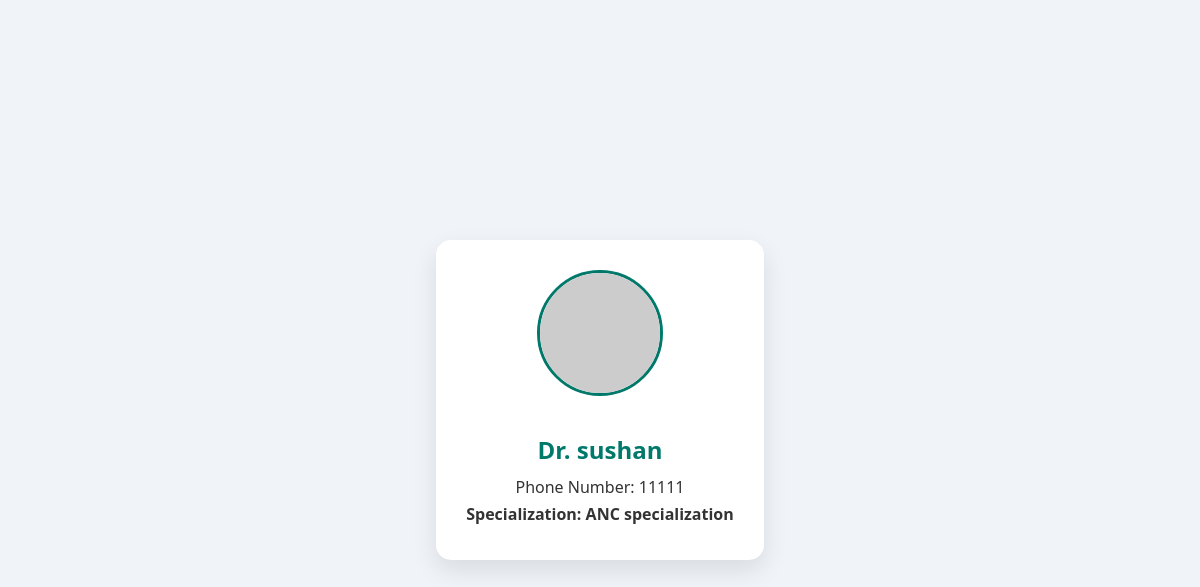
Screenshot of /accounts/doctor-details/5/ with the database file from the repository.
### accounts/models.py (models this page shows, shortened)
class DoctorProfile(models.Model):
    user = models.OneToOneField(Customuser, on_delete=models.CASCADE)
    department = models.CharField(max_length=100)
    specialization = models.TextField()

class Customuser(AbstractBaseUser):
    phone_number = models.CharField(max_length=50, unique=True)
    first_name = models.CharField(max_length=50)
    is_superuser = models.BooleanField(default=False)
    is_patient = models.BooleanField(default=False)
    is_doctor =  models.BooleanField(default=False)
    role = models.CharField(max_length=50)
    is_staff = models.BooleanField(default=False)
    is_active = models.BooleanField(default=True)
    is_admin = models.BooleanField(default=False)
    objects = MyUserManager()
    USERNAME_FIELD = "phone_number"
    REQUIRED_FIELDS = ["first_name"]

### accounts/views/patient_views.py (the view)
# urls.py: path('doctor-details/<pk>/', DoctorDetailsView.as_view(), name='doctor_details'),
class DoctorDetailsView(DetailView):
    model = DoctorProfile
    def get_context_data(self, **kwargs):
        context = super().get_context_data(**kwargs)
        return context

### accounts/templates/accounts/doctorprofile_detail.html (shortened to what this page needs)
<!DOCTYPE html>
<html lang="en">
<head>
</head>
<body>
  <div class="profile-card">
    {% if object.photo %}
      <img src="{{ object.photo.url }}" alt="Doctor Profile Photo">
    {% else %}
      <img src="https://via.placeholder.com/120" alt="Default Profile Photo">
    {% endif %}
    <h1>{{ object.user.first_name }}</h1>
    <p>Phone Number: {{ object.user.phone_number }}</p>
    <p class="specialization">Specialization: {{ object.specialization }}</p>
  </div>
</body>
</html>

### accounts/templates/accounts/doctorprofile_detail.html (style rules this page uses)
body { font-family: 'Segoe UI', Tahoma, Geneva, Verdana, sans-serif; background: #f0f4f8; display: flex; justify-content: center; align-items: center; min-height: 100vh; margin: 0; }
.profile-card { background: white; padding: 30px; border-radius: 15px; box-shadow: 0 10px 25px rgba(0, 0, 0, 0.1); max-width: 400px; text-align: center; animation: fadeIn 1s ease; }
.profile-card img { width: 120px; height: 120px; border-radius: 50%; object-fit: cover; border: 3px solid #00796b; margin-bottom: 15px; }
.profile-card h1 { font-size: 24px; color: #00796b; margin-bottom: 10px; }
.profile-card p { font-size: 16px; margin: 5px 0; color: #333; }
.specialization { margin-top: 10px; font-weight: bold; color: #555; }

### rows the page displays
DoctorProfile: user.first_name "Dr. sushan", user.phone_number "11111", specialization "ANC specialization"
